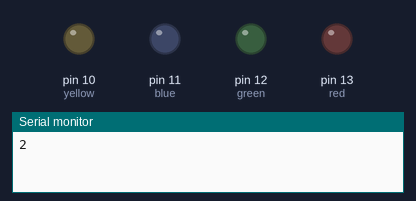
This sketch was run on a simulated Arduino Uno, built with avr-gcc and run on an emulated ATmega328P. On the bench: output pins drawn as LEDs (lit = HIGH), the last lines printed to the serial monitor. Random numbers use the default seed unless the sketch sets one.

Above: at 0.1 s.
At 11.1 s:
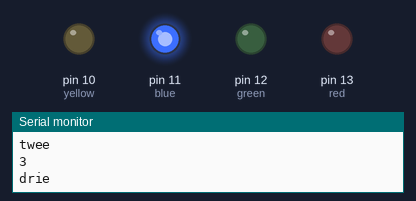
At 21.1 s:
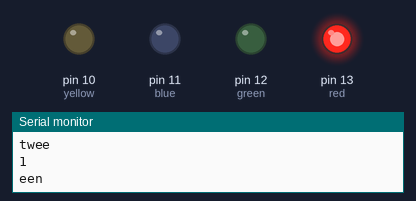
At 39.1 s:
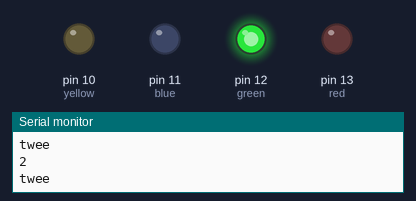
Timing chart, 0 to 40.0 s (numbered marks = the images above):
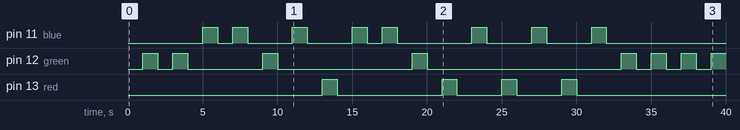

Measured:
- by itself, pin 11 (blue): LOW → HIGH at 5.0 s, → LOW 1.0 s later, → HIGH 1.0 s later, → LOW 1.0 s later, … (16 changes in this stretch)
- by itself, pin 12 (green): LOW → HIGH at 1.0 s, → LOW 1.0 s later, → HIGH 1.0 s later, → LOW 1.0 s later, … (15 changes in this stretch)
- by itself, pin 13 (red): LOW → HIGH at 13.0 s, → LOW 1.0 s later, → HIGH 7.0 s later, → LOW 1.0 s later, … (8 changes in this stretch)

The sketch:

LampjesTestRandom.ino
```cpp
int red = 13;
int green = 12;
int blue = 11;
int yellow = 10;

long getal;

void setup() {
  pinMode(red, OUTPUT);
  pinMode(green, OUTPUT);
  pinMode(blue, OUTPUT);
  pinMode(yellow, OUTPUT);
}

void loop() {
  getal = random(1,4); // generate random number between 1 & 5

  Serial.begin(9600);
  Serial.println(getal); // show the value in Serial Monitor
  delay(1000); // wait 1 second before displaying the next number

  if (getal == 1) {
    Serial.println("een");
    digitalWrite(red, HIGH);
    delay(1000);
    digitalWrite(red, LOW);
  }

  if (getal == 2) {
    Serial.println("twee");
    digitalWrite(green, HIGH);
    delay(1000);
    digitalWrite(green, LOW);
  }

  if (getal ==3) {
    Serial.println("drie");
    digitalWrite(blue, HIGH);
    delay(1000);
    digitalWrite(blue, LOW);
  }

  if (getal == 4) {
    Serial.println("vier");
    digitalWrite(yellow, HIGH);
    delay(1000);
    digitalWrite(yellow, LOW);
  }
}
```
